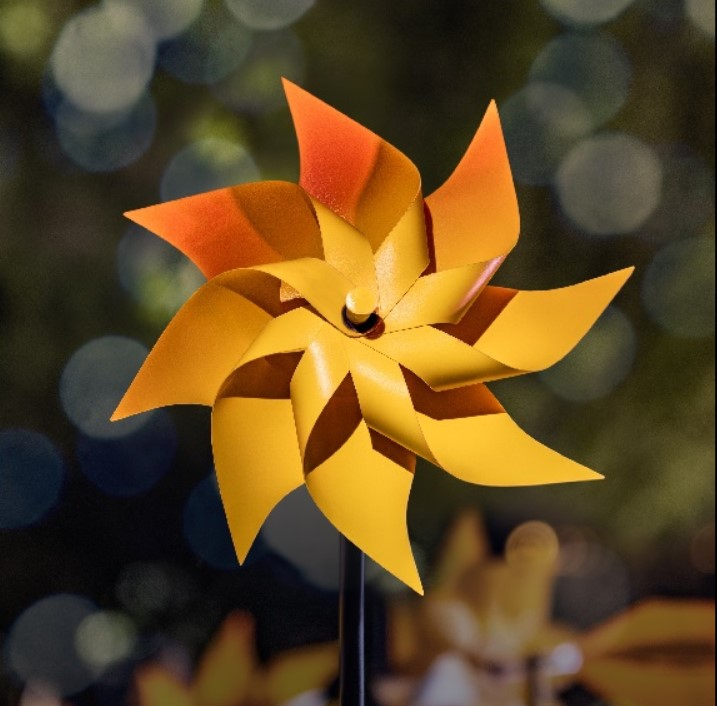
#> input picture image.jpg, 717 x 706 px
$ jupyter execute sobel.ipynb   (older library calls are emulated)
#> lines starting #> are read from the running program, lines starting #| are printed output that depends on the picture
[cell 1]
import cv2
from matplotlib import pyplot as plt
img=cv2.imread("image.jpg")
#> img is the input picture: shape (706, 717, 3); mean B, G, R 35, 71.9, 95.6
img=cv2.cvtColor(img,cv2.COLOR_BGR2RGB)
#original image
plt.imshow(img)

[cell 2]
#converting to grayscale
gray_img=cv2.cvtColor(img,cv2.COLOR_BGR2GRAY)
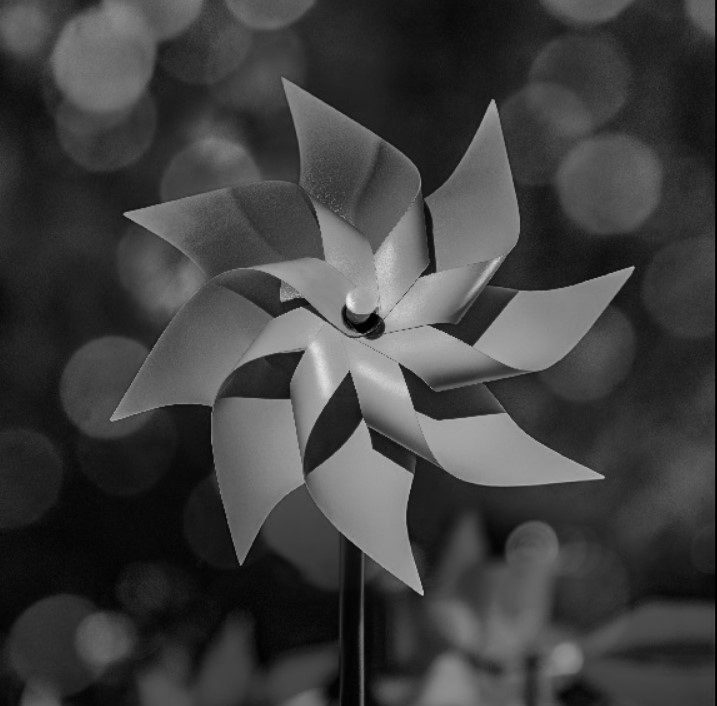
#> gray_img: shape (706, 717); min 0, max 245, mean 63.6
plt.imshow(gray_img)

[cell 3]
#blur the img for better edge detection
blur_img=cv2.GaussianBlur(gray_img,(3,3),1000)
plt.imshow(blur_img)

[cell 4]
#sobel egde detection it is performed for every axis
sobelx=cv2.Sobel(src=blur_img,ddepth=cv2.CV_64F,dx=1,dy=0,ksize=31) #on x axis
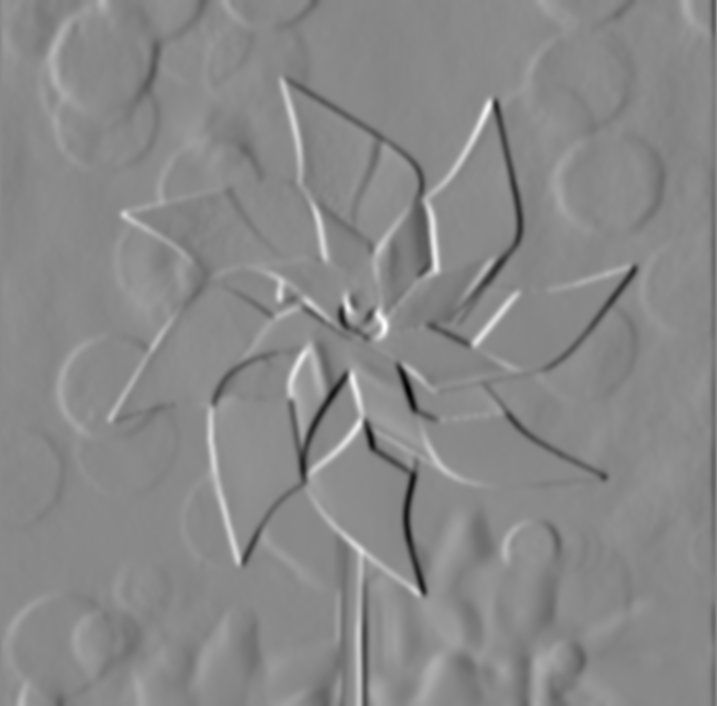
#> sobelx: shape (706, 717) float64; min -1.18e+19, max 1.01e+19, mean 2.13e+15; drawn with min black and max white
plt.imshow(sobelx)

[cell 5]
sobely=cv2.Sobel(src=blur_img,ddepth=cv2.CV_64F,dx=0,dy=1,ksize=31) #on y axis
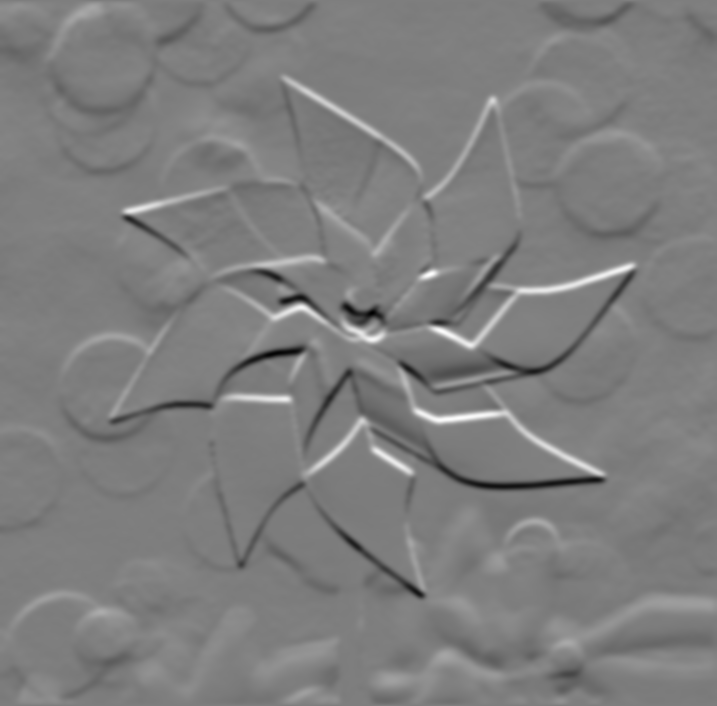
#> sobely: shape (706, 717) float64; min -1.01e+19, max 1.02e+19, mean -3.68e+15; drawn with min black and max white
plt.imshow(sobely)

[cell 6]
sobelxy=cv2.Sobel(src=blur_img,ddepth=cv2.CV_64F,dx=1,dy=1,ksize=31) #on x axis and y axis
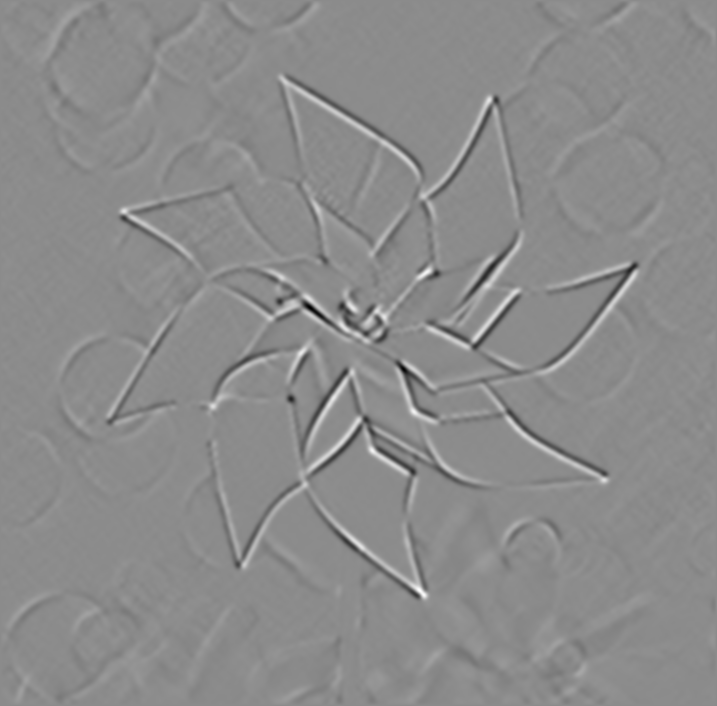
#> sobelxy: shape (706, 717) float64; min -9.17e+17, max 7.54e+17, mean 1.23e+13; drawn with min black and max white
plt.imshow(sobelxy)
